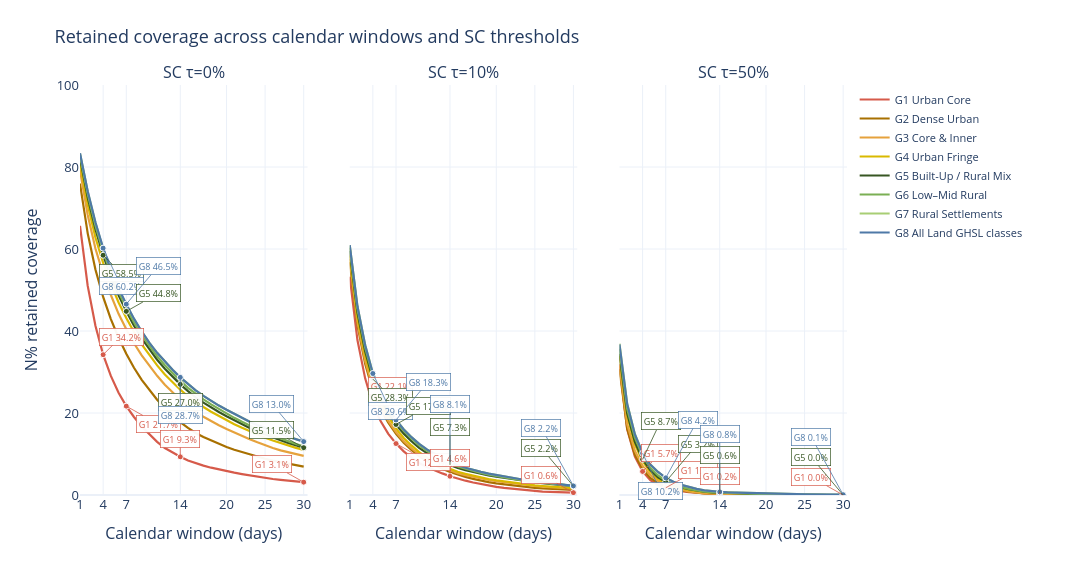

Notebook code cell kept with this figure:
### Code cell
save_fig(
    metric_curve_figure(
        MATRIX, 'n_pct', ALL_GROUPS, [0, 10, 50], 'complete',
        'Retained coverage across calendar windows and SC thresholds',
    ),
    'fig_03c_n_window_curves',
)

### Figure 1 — Plotly figure (JSON) as saved in the notebook; plotly's stock layout.template omitted (floating-point values rounded to 4 significant figures)
{"data": [{"connectgaps": false, "line": {"color": "#D65A4A", "width": 2.2}, "mode": "lines", "name": "G1 Urban Core", "showlegend": true, "type": "scatter", "x": [1, 2, 3, 4, 5, 6, 7, 8, 9, 10, 11, 12, 13, 14, 15, 16, 17, 18, 19, 20, 21, 22, 23, 24, 25, 26, 27, 28, 29, 30], "xaxis": "x", "y": [65.66, 50.99, 41.3, 34.22, 29.04, 24.94, 21.67, 19.03, 16.72, 14.72, 12.96, 11.45, 10.29, 9.309, 8.396, 7.734, 7.164, 6.662, 6.206, 5.818, 5.453, 5.111, 4.768, 4.426, 4.152, 3.901, 3.696, 3.491, 3.308, 3.126], "yaxis": "y"}, {"connectgaps": false, "line": {"color": "#A87000", "width": 2.2}, "mode": "lines", "name": "G2 Dense Urban", "showlegend": true, "type": "scatter", "x": [1, 2, 3, 4, 5, 6, 7, 8, 9, 10, 11, 12, 13, 14, 15, 16, 17, 18, 19, 20, 21, 22, 23, 24, 25, 26, 27, 28, 29, 30], "xaxis": "x", "y": [75.95, 63.81, 54.99, 48.3, 42.92, 38.35, 34.47, 31.03, 28.09, 25.53, 23.25, 21.22, 19.39, 17.77, 16.36, 15.13, 14.15, 13.28, 12.46, 11.7, 11.04, 10.45, 9.879, 9.354, 8.83, 8.373, 7.985, 7.598, 7.255, 6.936], "yaxis": "y"}, {"connectgaps": false, "line": {"color": "#E6A23C", "width": 2.2}, "mode": "lines", "name": "G3 Core & Inner", "showlegend": true, "type": "scatter", "x": [1, 2, 3, 4, 5, 6, 7, 8, 9, 10, 11, 12, 13, 14, 15, 16, 17, 18, 19, 20, 21, 22, 23, 24, 25, 26, 27, 28, 29, 30], "xaxis": "x", "y": [79.19, 68.31, 60.12, 53.91, 48.78, 44.19, 40.41, 37.01, 34.06, 31.44, 29.07, 26.9, 25.01, 23.25, 21.7, 20.26, 19.1, 18.0, 17.02, 16.08, 15.2, 14.37, 13.6, 12.85, 12.11, 11.48, 10.88, 10.38, 9.925, 9.537], "yaxis": "y"}, {"connectgaps": false, "line": {"color": "#D9B900", "width": 2.2}, "mode": "lines", "name": "G4 Urban Fringe", "showlegend": true, "type": "scatter", "x": [1, 2, 3, 4, 5, 6, 7, 8, 9, 10, 11, 12, 13, 14, 15, 16, 17, 18, 19, 20, 21, 22, 23, 24, 25, 26, 27, 28, 29, 30], "xaxis": "x", "y": [81.02, 70.84, 62.81, 56.61, 51.47, 46.95, 43.19, 39.77, 36.73, 34.04, 31.6, 29.39, 27.47, 25.69, 24.09, 22.68, 21.47, 20.31, 19.23, 18.23, 17.27, 16.38, 15.54, 14.72, 13.96, 13.28, 12.64, 12.05, 11.5, 11.02], "yaxis": "y"}, {"connectgaps": false, "line": {"color": "#375623", "width": 2.2}, "mode": "lines", "name": "G5 Built-Up / Rural Mix", "showlegend": true, "type": "scatter", "x": [1, 2, 3, 4, 5, 6, 7, 8, 9, 10, 11, 12, 13, 14, 15, 16, 17, 18, 19, 20, 21, 22, 23, 24, 25, 26, 27, 28, 29, 30], "xaxis": "x", "y": [82.27, 72.58, 64.82, 58.48, 53.18, 48.69, 44.79, 41.27, 38.17, 35.46, 32.99, 30.78, 28.82, 26.99, 25.33, 23.8, 22.52, 21.33, 20.24, 19.21, 18.21, 17.27, 16.36, 15.51, 14.74, 14.03, 13.35, 12.69, 12.07, 11.54], "yaxis": "y"}, {"connectgaps": false, "line": {"color": "#7BAF54", "width": 2.2}, "mode": "lines", "name": "G6 Low–Mid Rural", "showlegend": true, "type": "scatter", "x": [1, 2, 3, 4, 5, 6, 7, 8, 9, 10, 11, 12, 13, 14, 15, 16, 17, 18, 19, 20, 21, 22, 23, 24, 25, 26, 27, 28, 29, 30], "xaxis": "x", "y": [82.89, 73.4, 65.71, 59.39, 54.1, 49.58, 45.68, 42.12, 39.01, 36.28, 33.84, 31.64, 29.68, 27.83, 26.15, 24.62, 23.32, 22.11, 20.94, 19.87, 18.82, 17.84, 16.88, 16.02, 15.22, 14.49, 13.78, 13.1, 12.46, 11.89], "yaxis": "y"}, {"connectgaps": false, "line": {"color": "#A8CE74", "width": 2.2}, "mode": "lines", "name": "G7 Rural Settlements", "showlegend": true, "type": "scatter", "x": [1, 2, 3, 4, 5, 6, 7, 8, 9, 10, 11, 12, 13, 14, 15, 16, 17, 18, 19, 20, 21, 22, 23, 24, 25, 26, 27, 28, 29, 30], "xaxis": "x", "y": [83.32, 74.01, 66.42, 60.1, 54.8, 50.31, 46.45, 42.94, 39.86, 37.1, 34.68, 32.49, 30.53, 28.7, 27.04, 25.51, 24.18, 22.95, 21.81, 20.78, 19.78, 18.82, 17.89, 17.04, 16.27, 15.56, 14.88, 14.21, 13.6, 13.03], "yaxis": "y"}, {"connectgaps": false, "line": {"color": "#4E79A7", "width": 2.2}, "mode": "lines", "name": "G8 All Land GHSL classes", "showlegend": true, "type": "scatter", "x": [1, 2, 3, 4, 5, 6, 7, 8, 9, 10, 11, 12, 13, 14, 15, 16, 17, 18, 19, 20, 21, 22, 23, 24, 25, 26, 27, 28, 29, 30], "xaxis": "x", "y": [83.37, 74.1, 66.53, 60.21, 54.92, 50.42, 46.54, 43.01, 39.88, 37.1, 34.68, 32.49, 30.53, 28.7, 27.04, 25.51, 24.18, 22.95, 21.81, 20.78, 19.78, 18.82, 17.89, 17.04, 16.27, 15.56, 14.88, 14.21, 13.6, 13.03], "yaxis": "y"}, {"marker": {"color": "#D65A4A", "line": {"color": "white", "width": 1}, "size": 6}, "mode": "markers", "showlegend": false, "type": "scatter", "x": [4], "xaxis": "x", "y": [34.22], "yaxis": "y"}, {"marker": {"color": "#375623", "line": {"color": "white", "width": 1}, "size": 6}, "mode": "markers", "showlegend": false, "type": "scatter", "x": [4], "xaxis": "x", "y": [58.48], "yaxis": "y"}, {"marker": {"color": "#4E79A7", "line": {"color": "white", "width": 1}, "size": 6}, "mode": "markers", "showlegend": false, "type": "scatter", "x": [4], "xaxis": "x", "y": [60.21], "yaxis": "y"}, {"marker": {"color": "#D65A4A", "line": {"color": "white", "width": 1}, "size": 6}, "mode": "markers", "showlegend": false, "type": "scatter", "x": [7], "xaxis": "x", "y": [21.67], "yaxis": "y"}, {"marker": {"color": "#375623", "line": {"color": "white", "width": 1}, "size": 6}, "mode": "markers", "showlegend": false, "type": "scatter", "x": [7], "xaxis": "x", "y": [44.79], "yaxis": "y"}, {"marker": {"color": "#4E79A7", "line": {"color": "white", "width": 1}, "size": 6}, "mode": "markers", "showlegend": false, "type": "scatter", "x": [7], "xaxis": "x", "y": [46.54], "yaxis": "y"}, {"marker": {"color": "#D65A4A", "line": {"color": "white", "width": 1}, "size": 6}, "mode": "markers", "showlegend": false, "type": "scatter", "x": [14], "xaxis": "x", "y": [9.309], "yaxis": "y"}, {"marker": {"color": "#375623", "line": {"color": "white", "width": 1}, "size": 6}, "mode": "markers", "showlegend": false, "type": "scatter", "x": [14], "xaxis": "x", "y": [26.99], "yaxis": "y"}, {"marker": {"color": "#4E79A7", "line": {"color": "white", "width": 1}, "size": 6}, "mode": "markers", "showlegend": false, "type": "scatter", "x": [14], "xaxis": "x", "y": [28.7], "yaxis": "y"}, {"marker": {"color": "#D65A4A", "line": {"color": "white", "width": 1}, "size": 6}, "mode": "markers", "showlegend": false, "type": "scatter", "x": [30], "xaxis": "x", "y": [3.126], "yaxis": "y"}, {"marker": {"color": "#375623", "line": {"color": "white", "width": 1}, "size": 6}, "mode": "markers", "showlegend": false, "type": "scatter", "x": [30], "xaxis": "x", "y": [11.54], "yaxis": "y"}, {"marker": {"color": "#4E79A7", "line": {"color": "white", "width": 1}, "size": 6}, "mode": "markers", "showlegend": false, "type": "scatter", "x": [30], "xaxis": "x", "y": [13.03], "yaxis": "y"}, {"connectgaps": false, "line": {"color": "#D65A4A", "width": 2.2}, "mode": "lines", "name": "G1 Urban Core", "showlegend": false, "type": "scatter", "x": [1, 2, 3, 4, 5, 6, 7, 8, 9, 10, 11, 12, 13, 14, 15, 16, 17, 18, 19, 20, 21, 22, 23, 24, 25, 26, 27, 28, 29, 30], "xaxis": "x2", "y": [53.25, 37.78, 28.45, 22.13, 18.02, 14.92, 12.55, 10.65, 9.126, 7.803, 6.845, 6.0, 5.27, 4.563, 3.97, 3.491, 3.057, 2.647, 2.282, 1.985, 1.734, 1.529, 1.323, 1.164, 1.004, 0.8442, 0.7757, 0.7073, 0.6388, 0.5704], "yaxis": "y2"}, {"connectgaps": false, "line": {"color": "#A87000", "width": 2.2}, "mode": "lines", "name": "G2 Dense Urban", "showlegend": false, "type": "scatter", "x": [1, 2, 3, 4, 5, 6, 7, 8, 9, 10, 11, 12, 13, 14, 15, 16, 17, 18, 19, 20, 21, 22, 23, 24, 25, 26, 27, 28, 29, 30], "xaxis": "x2", "y": [56.81, 41.41, 31.99, 25.37, 20.92, 17.64, 14.94, 12.78, 11.02, 9.468, 8.282, 7.278, 6.411, 5.59, 4.928, 4.426, 3.947, 3.514, 3.126, 2.852, 2.601, 2.373, 2.145, 1.939, 1.757, 1.597, 1.506, 1.415, 1.323, 1.232], "yaxis": "y2"}, {"connectgaps": false, "line": {"color": "#E6A23C", "width": 2.2}, "mode": "lines", "name": "G3 Core & Inner", "showlegend": false, "type": "scatter", "x": [1, 2, 3, 4, 5, 6, 7, 8, 9, 10, 11, 12, 13, 14, 15, 16, 17, 18, 19, 20, 21, 22, 23, 24, 25, 26, 27, 28, 29, 30], "xaxis": "x2", "y": [57.54, 42.25, 32.79, 26.08, 21.47, 18.09, 15.35, 13.14, 11.41, 9.833, 8.624, 7.62, 6.799, 6.023, 5.339, 4.86, 4.403, 4.016, 3.673, 3.377, 3.103, 2.852, 2.624, 2.396, 2.19, 2.008, 1.894, 1.78, 1.666, 1.551], "yaxis": "y2"}, {"connectgaps": false, "line": {"color": "#D9B900", "width": 2.2}, "mode": "lines", "name": "G4 Urban Fringe", "showlegend": false, "type": "scatter", "x": [1, 2, 3, 4, 5, 6, 7, 8, 9, 10, 11, 12, 13, 14, 15, 16, 17, 18, 19, 20, 21, 22, 23, 24, 25, 26, 27, 28, 29, 30], "xaxis": "x2", "y": [58.43, 43.33, 34.09, 27.38, 22.63, 19.12, 16.22, 13.92, 12.09, 10.45, 9.172, 8.122, 7.232, 6.388, 5.681, 5.179, 4.7, 4.289, 3.901, 3.605, 3.331, 3.057, 2.783, 2.533, 2.35, 2.19, 2.053, 1.916, 1.78, 1.666], "yaxis": "y2"}, {"connectgaps": false, "line": {"color": "#375623", "width": 2.2}, "mode": "lines", "name": "G5 Built-Up / Rural Mix", "showlegend": false, "type": "scatter", "x": [1, 2, 3, 4, 5, 6, 7, 8, 9, 10, 11, 12, 13, 14, 15, 16, 17, 18, 19, 20, 21, 22, 23, 24, 25, 26, 27, 28, 29, 30], "xaxis": "x2", "y": [59.53, 44.47, 35.09, 28.27, 23.48, 20.03, 17.2, 14.97, 13.12, 11.5, 10.22, 9.149, 8.236, 7.347, 6.594, 6.069, 5.59, 5.179, 4.791, 4.472, 4.175, 3.879, 3.605, 3.331, 3.103, 2.898, 2.715, 2.533, 2.35, 2.167], "yaxis": "y2"}, {"connectgaps": false, "line": {"color": "#7BAF54", "width": 2.2}, "mode": "lines", "name": "G6 Low–Mid Rural", "showlegend": false, "type": "scatter", "x": [1, 2, 3, 4, 5, 6, 7, 8, 9, 10, 11, 12, 13, 14, 15, 16, 17, 18, 19, 20, 21, 22, 23, 24, 25, 26, 27, 28, 29, 30], "xaxis": "x2", "y": [60.3, 45.4, 35.91, 29.07, 24.3, 20.81, 17.93, 15.65, 13.78, 12.11, 10.79, 9.674, 8.715, 7.78, 6.959, 6.388, 5.841, 5.407, 4.974, 4.609, 4.289, 3.97, 3.673, 3.399, 3.171, 2.966, 2.783, 2.601, 2.418, 2.236], "yaxis": "y2"}, {"connectgaps": false, "line": {"color": "#A8CE74", "width": 2.2}, "mode": "lines", "name": "G7 Rural Settlements", "showlegend": false, "type": "scatter", "x": [1, 2, 3, 4, 5, 6, 7, 8, 9, 10, 11, 12, 13, 14, 15, 16, 17, 18, 19, 20, 21, 22, 23, 24, 25, 26, 27, 28, 29, 30], "xaxis": "x2", "y": [60.96, 46.09, 36.62, 29.75, 24.89, 21.31, 18.39, 16.04, 14.15, 12.48, 11.13, 9.993, 9.012, 8.077, 7.255, 6.639, 6.092, 5.635, 5.202, 4.837, 4.517, 4.198, 3.901, 3.605, 3.354, 3.126, 2.898, 2.669, 2.441, 2.213], "yaxis": "y2"}, {"connectgaps": false, "line": {"color": "#4E79A7", "width": 2.2}, "mode": "lines", "name": "G8 All Land GHSL classes", "showlegend": false, "type": "scatter", "x": [1, 2, 3, 4, 5, 6, 7, 8, 9, 10, 11, 12, 13, 14, 15, 16, 17, 18, 19, 20, 21, 22, 23, 24, 25, 26, 27, 28, 29, 30], "xaxis": "x2", "y": [60.92, 46.02, 36.53, 29.64, 24.75, 21.2, 18.3, 15.97, 14.1, 12.46, 11.13, 9.993, 9.012, 8.077, 7.255, 6.639, 6.092, 5.635, 5.202, 4.837, 4.517, 4.198, 3.901, 3.605, 3.354, 3.126, 2.898, 2.669, 2.441, 2.213], "yaxis": "y2"}, {"marker": {"color": "#D65A4A", "line": {"color": "white", "width": 1}, "size": 6}, "mode": "markers", "showlegend": false, "type": "scatter", "x": [4], "xaxis": "x2", "y": [22.13], "yaxis": "y2"}, {"marker": {"color": "#375623", "line": {"color": "white", "width": 1}, "size": 6}, "mode": "markers", "showlegend": false, "type": "scatter", "x": [4], "xaxis": "x2", "y": [28.27], "yaxis": "y2"}, {"marker": {"color": "#4E79A7", "line": {"color": "white", "width": 1}, "size": 6}, "mode": "markers", "showlegend": false, "type": "scatter", "x": [4], "xaxis": "x2", "y": [29.64], "yaxis": "y2"}, {"marker": {"color": "#D65A4A", "line": {"color": "white", "width": 1}, "size": 6}, "mode": "markers", "showlegend": false, "type": "scatter", "x": [7], "xaxis": "x2", "y": [12.55], "yaxis": "y2"}, {"marker": {"color": "#375623", "line": {"color": "white", "width": 1}, "size": 6}, "mode": "markers", "showlegend": false, "type": "scatter", "x": [7], "xaxis": "x2", "y": [17.2], "yaxis": "y2"}, {"marker": {"color": "#4E79A7", "line": {"color": "white", "width": 1}, "size": 6}, "mode": "markers", "showlegend": false, "type": "scatter", "x": [7], "xaxis": "x2", "y": [18.3], "yaxis": "y2"}, {"marker": {"color": "#D65A4A", "line": {"color": "white", "width": 1}, "size": 6}, "mode": "markers", "showlegend": false, "type": "scatter", "x": [14], "xaxis": "x2", "y": [4.563], "yaxis": "y2"}, {"marker": {"color": "#375623", "line": {"color": "white", "width": 1}, "size": 6}, "mode": "markers", "showlegend": false, "type": "scatter", "x": [14], "xaxis": "x2", "y": [7.347], "yaxis": "y2"}, {"marker": {"color": "#4E79A7", "line": {"color": "white", "width": 1}, "size": 6}, "mode": "markers", "showlegend": false, "type": "scatter", "x": [14], "xaxis": "x2", "y": [8.077], "yaxis": "y2"}, {"marker": {"color": "#D65A4A", "line": {"color": "white", "width": 1}, "size": 6}, "mode": "markers", "showlegend": false, "type": "scatter", "x": [30], "xaxis": "x2", "y": [0.5704], "yaxis": "y2"}, {"marker": {"color": "#375623", "line": {"color": "white", "width": 1}, "size": 6}, "mode": "markers", "showlegend": false, "type": "scatter", "x": [30], "xaxis": "x2", "y": [2.167], "yaxis": "y2"}, {"marker": {"color": "#4E79A7", "line": {"color": "white", "width": 1}, "size": 6}, "mode": "markers", "showlegend": false, "type": "scatter", "x": [30], "xaxis": "x2", "y": [2.213], "yaxis": "y2"}, {"connectgaps": false, "line": {"color": "#D65A4A", "width": 2.2}, "mode": "lines", "name": "G1 Urban Core", "showlegend": false, "type": "scatter", "x": [1, 2, 3, 4, 5, 6, 7, 8, 9, 10, 11, 12, 13, 14, 15, 16, 17, 18, 19, 20, 21, 22, 23, 24, 25, 26, 27, 28, 29, 30], "xaxis": "x3", "y": [31.87, 16.02, 9.377, 5.749, 3.628, 2.464, 1.757, 1.3, 0.9354, 0.6845, 0.5248, 0.3879, 0.2966, 0.2282, 0.1825, 0.1369, 0.09126, 0.06845, 0.04563, 0.02282, 0.0, 0.0, 0.0, 0.0, 0.0, 0.0, 0.0, 0.0, 0.0, 0.0], "yaxis": "y3"}, {"connectgaps": false, "line": {"color": "#A87000", "width": 2.2}, "mode": "lines", "name": "G2 Dense Urban", "showlegend": false, "type": "scatter", "x": [1, 2, 3, 4, 5, 6, 7, 8, 9, 10, 11, 12, 13, 14, 15, 16, 17, 18, 19, 20, 21, 22, 23, 24, 25, 26, 27, 28, 29, 30], "xaxis": "x3", "y": [30.71, 16.24, 9.811, 6.32, 4.152, 2.898, 2.053, 1.551, 1.118, 0.8214, 0.5932, 0.4107, 0.3194, 0.2738, 0.2282, 0.1825, 0.1369, 0.1141, 0.09126, 0.06845, 0.04563, 0.02282, 0.0, 0.0, 0.0, 0.0, 0.0, 0.0, 0.0, 0.0], "yaxis": "y3"}, {"connectgaps": false, "line": {"color": "#E6A23C", "width": 2.2}, "mode": "lines", "name": "G3 Core & Inner", "showlegend": false, "type": "scatter", "x": [1, 2, 3, 4, 5, 6, 7, 8, 9, 10, 11, 12, 13, 14, 15, 16, 17, 18, 19, 20, 21, 22, 23, 24, 25, 26, 27, 28, 29, 30], "xaxis": "x3", "y": [31.55, 17.32, 10.79, 7.096, 4.837, 3.445, 2.487, 1.825, 1.278, 0.8898, 0.616, 0.4107, 0.3194, 0.2738, 0.2282, 0.1825, 0.1369, 0.1141, 0.09126, 0.06845, 0.04563, 0.02282, 0.0, 0.0, 0.0, 0.0, 0.0, 0.0, 0.0, 0.0], "yaxis": "y3"}, {"connectgaps": false, "line": {"color": "#D9B900", "width": 2.2}, "mode": "lines", "name": "G4 Urban Fringe", "showlegend": false, "type": "scatter", "x": [1, 2, 3, 4, 5, 6, 7, 8, 9, 10, 11, 12, 13, 14, 15, 16, 17, 18, 19, 20, 21, 22, 23, 24, 25, 26, 27, 28, 29, 30], "xaxis": "x3", "y": [33.99, 19.3, 12.37, 8.259, 5.59, 3.924, 2.852, 2.167, 1.643, 1.255, 0.9582, 0.7529, 0.6388, 0.5476, 0.4791, 0.4107, 0.3422, 0.2966, 0.251, 0.2053, 0.1597, 0.1141, 0.06845, 0.04563, 0.02282, 0.0, 0.0, 0.0, 0.0, 0.0], "yaxis": "y3"}, {"connectgaps": false, "line": {"color": "#375623", "width": 2.2}, "mode": "lines", "name": "G5 Built-Up / Rural Mix", "showlegend": false, "type": "scatter", "x": [1, 2, 3, 4, 5, 6, 7, 8, 9, 10, 11, 12, 13, 14, 15, 16, 17, 18, 19, 20, 21, 22, 23, 24, 25, 26, 27, 28, 29, 30], "xaxis": "x3", "y": [34.41, 19.92, 12.94, 8.693, 6.092, 4.312, 3.217, 2.464, 1.871, 1.437, 1.072, 0.8214, 0.6616, 0.5704, 0.4791, 0.4107, 0.3422, 0.2966, 0.251, 0.2053, 0.1597, 0.1141, 0.06845, 0.04563, 0.02282, 0.0, 0.0, 0.0, 0.0, 0.0], "yaxis": "y3"}, {"connectgaps": false, "line": {"color": "#7BAF54", "width": 2.2}, "mode": "lines", "name": "G6 Low–Mid Rural", "showlegend": false, "type": "scatter", "x": [1, 2, 3, 4, 5, 6, 7, 8, 9, 10, 11, 12, 13, 14, 15, 16, 17, 18, 19, 20, 21, 22, 23, 24, 25, 26, 27, 28, 29, 30], "xaxis": "x3", "y": [35.57, 21.04, 13.96, 9.491, 6.639, 4.768, 3.468, 2.647, 1.985, 1.483, 1.118, 0.8442, 0.6845, 0.5932, 0.5019, 0.4335, 0.365, 0.2966, 0.251, 0.2053, 0.1597, 0.1141, 0.06845, 0.04563, 0.02282, 0.0, 0.0, 0.0, 0.0, 0.0], "yaxis": "y3"}, {"connectgaps": false, "line": {"color": "#A8CE74", "width": 2.2}, "mode": "lines", "name": "G7 Rural Settlements", "showlegend": false, "type": "scatter", "x": [1, 2, 3, 4, 5, 6, 7, 8, 9, 10, 11, 12, 13, 14, 15, 16, 17, 18, 19, 20, 21, 22, 23, 24, 25, 26, 27, 28, 29, 30], "xaxis": "x3", "y": [36.89, 22.34, 14.88, 10.27, 7.438, 5.613, 4.175, 3.217, 2.464, 1.894, 1.483, 1.118, 0.8898, 0.7529, 0.6616, 0.5932, 0.5248, 0.4563, 0.4107, 0.365, 0.3194, 0.2738, 0.2282, 0.2053, 0.1825, 0.1597, 0.1369, 0.1141, 0.09126, 0.06845], "yaxis": "y3"}, {"connectgaps": false, "line": {"color": "#4E79A7", "width": 2.2}, "mode": "lines", "name": "G8 All Land GHSL classes", "showlegend": false, "type": "scatter", "x": [1, 2, 3, 4, 5, 6, 7, 8, 9, 10, 11, 12, 13, 14, 15, 16, 17, 18, 19, 20, 21, 22, 23, 24, 25, 26, 27, 28, 29, 30], "xaxis": "x3", "y": [36.73, 22.18, 14.76, 10.2, 7.415, 5.613, 4.175, 3.217, 2.464, 1.894, 1.483, 1.118, 0.8898, 0.7529, 0.6616, 0.5932, 0.5248, 0.4563, 0.4107, 0.365, 0.3194, 0.2738, 0.2282, 0.2053, 0.1825, 0.1597, 0.1369, 0.1141, 0.09126, 0.06845], "yaxis": "y3"}, {"marker": {"color": "#D65A4A", "line": {"color": "white", "width": 1}, "size": 6}, "mode": "markers", "showlegend": false, "type": "scatter", "x": [4], "xaxis": "x3", "y": [5.749], "yaxis": "y3"}, {"marker": {"color": "#375623", "line": {"color": "white", "width": 1}, "size": 6}, "mode": "markers", "showlegend": false, "type": "scatter", "x": [4], "xaxis": "x3", "y": [8.693], "yaxis": "y3"}, {"marker": {"color": "#4E79A7", "line": {"color": "white", "width": 1}, "size": 6}, "mode": "markers", "showlegend": false, "type": "scatter", "x": [4], "xaxis": "x3", "y": [10.2], "yaxis": "y3"}, {"marker": {"color": "#D65A4A", "line": {"color": "white", "width": 1}, "size": 6}, "mode": "markers", "showlegend": false, "type": "scatter", "x": [7], "xaxis": "x3", "y": [1.757], "yaxis": "y3"}, {"marker": {"color": "#375623", "line": {"color": "white", "width": 1}, "size": 6}, "mode": "markers", "showlegend": false, "type": "scatter", "x": [7], "xaxis": "x3", "y": [3.217], "yaxis": "y3"}, {"marker": {"color": "#4E79A7", "line": {"color": "white", "width": 1}, "size": 6}, "mode": "markers", "showlegend": false, "type": "scatter", "x": [7], "xaxis": "x3", "y": [4.175], "yaxis": "y3"}, {"marker": {"color": "#D65A4A", "line": {"color": "white", "width": 1}, "size": 6}, "mode": "markers", "showlegend": false, "type": "scatter", "x": [14], "xaxis": "x3", "y": [0.2282], "yaxis": "y3"}, {"marker": {"color": "#375623", "line": {"color": "white", "width": 1}, "size": 6}, "mode": "markers", "showlegend": false, "type": "scatter", "x": [14], "xaxis": "x3", "y": [0.5704], "yaxis": "y3"}, {"marker": {"color": "#4E79A7", "line": {"color": "white", "width": 1}, "size": 6}, "mode": "markers", "showlegend": false, "type": "scatter", "x": [14], "xaxis": "x3", "y": [0.7529], "yaxis": "y3"}, {"marker": {"color": "#D65A4A", "line": {"color": "white", "width": 1}, "size": 6}, "mode": "markers", "showlegend": false, "type": "scatter", "x": [30], "xaxis": "x3", "y": [0], "yaxis": "y3"}, {"marker": {"color": "#375623", "line": {"color": "white", "width": 1}, "size": 6}, "mode": "markers", "showlegend": false, "type": "scatter", "x": [30], "xaxis": "x3", "y": [0], "yaxis": "y3"}, {"marker": {"color": "#4E79A7", "line": {"color": "white", "width": 1}, "size": 6}, "mode": "markers", "showlegend": false, "type": "scatter", "x": [30], "xaxis": "x3", "y": [0.06845], "yaxis": "y3"}], "layout": {"annotations": [{"font": {"size": 16}, "showarrow": false, "text": "SC τ=0%", "x": 0.1483, "xanchor": "center", "xref": "paper", "y": 1, "yanchor": "bottom", "yref": "paper"}, {"font": {"size": 16}, "showarrow": false, "text": "SC τ=10%", "x": 0.5, "xanchor": "center", "xref": "paper", "y": 1, "yanchor": "bottom", "yref": "paper"}, {"font": {"size": 16}, "showarrow": false, "text": "SC τ=50%", "x": 0.8517, "xanchor": "center", "xref": "paper", "y": 1, "yanchor": "bottom", "yref": "paper"}, {"arrowcolor": "#D65A4A", "arrowhead": 0, "arrowwidth": 0.8, "ax": 18, "ay": -18, "bgcolor": "rgba(255,255,255,.95)", "bordercolor": "#D65A4A", "borderpad": 2, "borderwidth": 0.7, "font": {"color": "#D65A4A", "size": 9}, "showarrow": true, "text": "G1 34.2%", "x": 4, "xref": "x", "y": 34.22, "yref": "y"}, {"arrowcolor": "#375623", "arrowhead": 0, "arrowwidth": 0.8, "ax": 18, "ay": 18, "bgcolor": "rgba(255,255,255,.95)", "bordercolor": "#375623", "borderpad": 2, "borderwidth": 0.7, "font": {"color": "#375623", "size": 9}, "showarrow": true, "text": "G5 58.5%", "x": 4, "xref": "x", "y": 58.48, "yref": "y"}, {"arrowcolor": "#4E79A7", "arrowhead": 0, "arrowwidth": 0.8, "ax": 18, "ay": 38, "bgcolor": "rgba(255,255,255,.95)", "bordercolor": "#4E79A7", "borderpad": 2, "borderwidth": 0.7, "font": {"color": "#4E79A7", "size": 9}, "showarrow": true, "text": "G8 60.2%", "x": 4, "xref": "x", "y": 60.21, "yref": "y"}, {"arrowcolor": "#D65A4A", "arrowhead": 0, "arrowwidth": 0.8, "ax": 32, "ay": 18, "bgcolor": "rgba(255,255,255,.95)", "bordercolor": "#D65A4A", "borderpad": 2, "borderwidth": 0.7, "font": {"color": "#D65A4A", "size": 9}, "showarrow": true, "text": "G1 21.7%", "x": 7, "xref": "x", "y": 21.67, "yref": "y"}, {"arrowcolor": "#375623", "arrowhead": 0, "arrowwidth": 0.8, "ax": 32, "ay": -18, "bgcolor": "rgba(255,255,255,.95)", "bordercolor": "#375623", "borderpad": 2, "borderwidth": 0.7, "font": {"color": "#375623", "size": 9}, "showarrow": true, "text": "G5 44.8%", "x": 7, "xref": "x", "y": 44.79, "yref": "y"}, {"arrowcolor": "#4E79A7", "arrowhead": 0, "arrowwidth": 0.8, "ax": 32, "ay": -38, "bgcolor": "rgba(255,255,255,.95)", "bordercolor": "#4E79A7", "borderpad": 2, "borderwidth": 0.7, "font": {"color": "#4E79A7", "size": 9}, "showarrow": true, "text": "G8 46.5%", "x": 7, "xref": "x", "y": 46.54, "yref": "y"}, {"arrowcolor": "#D65A4A", "arrowhead": 0, "arrowwidth": 0.8, "ax": 0, "ay": -18, "bgcolor": "rgba(255,255,255,.95)", "bordercolor": "#D65A4A", "borderpad": 2, "borderwidth": 0.7, "font": {"color": "#D65A4A", "size": 9}, "showarrow": true, "text": "G1 9.3%", "x": 14, "xref": "x", "y": 9.309, "yref": "y"}, {"arrowcolor": "#375623", "arrowhead": 0, "arrowwidth": 0.8, "ax": 0, "ay": 18, "bgcolor": "rgba(255,255,255,.95)", "bordercolor": "#375623", "borderpad": 2, "borderwidth": 0.7, "font": {"color": "#375623", "size": 9}, "showarrow": true, "text": "G5 27.0%", "x": 14, "xref": "x", "y": 26.99, "yref": "y"}, {"arrowcolor": "#4E79A7", "arrowhead": 0, "arrowwidth": 0.8, "ax": 0, "ay": 38, "bgcolor": "rgba(255,255,255,.95)", "bordercolor": "#4E79A7", "borderpad": 2, "borderwidth": 0.7, "font": {"color": "#4E79A7", "size": 9}, "showarrow": true, "text": "G8 28.7%", "x": 14, "xref": "x", "y": 28.7, "yref": "y"}, {"arrowcolor": "#D65A4A", "arrowhead": 0, "arrowwidth": 0.8, "ax": -32, "ay": -18, "bgcolor": "rgba(255,255,255,.95)", "bordercolor": "#D65A4A", "borderpad": 2, "borderwidth": 0.7, "font": {"color": "#D65A4A", "size": 9}, "showarrow": true, "text": "G1 3.1%", "x": 30, "xref": "x", "y": 3.126, "yref": "y"}, {"arrowcolor": "#375623", "arrowhead": 0, "arrowwidth": 0.8, "ax": -32, "ay": -18, "bgcolor": "rgba(255,255,255,.95)", "bordercolor": "#375623", "borderpad": 2, "borderwidth": 0.7, "font": {"color": "#375623", "size": 9}, "showarrow": true, "text": "G5 11.5%", "x": 30, "xref": "x", "y": 11.54, "yref": "y"}, {"arrowcolor": "#4E79A7", "arrowhead": 0, "arrowwidth": 0.8, "ax": -32, "ay": -38, "bgcolor": "rgba(255,255,255,.95)", "bordercolor": "#4E79A7", "borderpad": 2, "borderwidth": 0.7, "font": {"color": "#4E79A7", "size": 9}, "showarrow": true, "text": "G8 13.0%", "x": 30, "xref": "x", "y": 13.03, "yref": "y"}, {"arrowcolor": "#D65A4A", "arrowhead": 0, "arrowwidth": 0.8, "ax": 18, "ay": -18, "bgcolor": "rgba(255,255,255,.95)", "bordercolor": "#D65A4A", "borderpad": 2, "borderwidth": 0.7, "font": {"color": "#D65A4A", "size": 9}, "showarrow": true, "text": "G1 22.1%", "x": 4, "xref": "x2", "y": 22.13, "yref": "y2"}, {"arrowcolor": "#375623", "arrowhead": 0, "arrowwidth": 0.8, "ax": 18, "ay": 18, "bgcolor": "rgba(255,255,255,.95)", "bordercolor": "#375623", "borderpad": 2, "borderwidth": 0.7, "font": {"color": "#375623", "size": 9}, "showarrow": true, "text": "G5 28.3%", "x": 4, "xref": "x2", "y": 28.27, "yref": "y2"}, {"arrowcolor": "#4E79A7", "arrowhead": 0, "arrowwidth": 0.8, "ax": 18, "ay": 38, "bgcolor": "rgba(255,255,255,.95)", "bordercolor": "#4E79A7", "borderpad": 2, "borderwidth": 0.7, "font": {"color": "#4E79A7", "size": 9}, "showarrow": true, "text": "G8 29.6%", "x": 4, "xref": "x2", "y": 29.64, "yref": "y2"}, {"arrowcolor": "#D65A4A", "arrowhead": 0, "arrowwidth": 0.8, "ax": 32, "ay": 18, "bgcolor": "rgba(255,255,255,.95)", "bordercolor": "#D65A4A", "borderpad": 2, "borderwidth": 0.7, "font": {"color": "#D65A4A", "size": 9}, "showarrow": true, "text": "G1 12.5%", "x": 7, "xref": "x2", "y": 12.55, "yref": "y2"}, {"arrowcolor": "#375623", "arrowhead": 0, "arrowwidth": 0.8, "ax": 32, "ay": -18, "bgcolor": "rgba(255,255,255,.95)", "bordercolor": "#375623", "borderpad": 2, "borderwidth": 0.7, "font": {"color": "#375623", "size": 9}, "showarrow": true, "text": "G5 17.2%", "x": 7, "xref": "x2", "y": 17.2, "yref": "y2"}, {"arrowcolor": "#4E79A7", "arrowhead": 0, "arrowwidth": 0.8, "ax": 32, "ay": -38, "bgcolor": "rgba(255,255,255,.95)", "bordercolor": "#4E79A7", "borderpad": 2, "borderwidth": 0.7, "font": {"color": "#4E79A7", "size": 9}, "showarrow": true, "text": "G8 18.3%", "x": 7, "xref": "x2", "y": 18.3, "yref": "y2"}, {"arrowcolor": "#D65A4A", "arrowhead": 0, "arrowwidth": 0.8, "ax": 0, "ay": -18, "bgcolor": "rgba(255,255,255,.95)", "bordercolor": "#D65A4A", "borderpad": 2, "borderwidth": 0.7, "font": {"color": "#D65A4A", "size": 9}, "showarrow": true, "text": "G1 4.6%", "x": 14, "xref": "x2", "y": 4.563, "yref": "y2"}, {"arrowcolor": "#375623", "arrowhead": 0, "arrowwidth": 0.8, "ax": 0, "ay": -38, "bgcolor": "rgba(255,255,255,.95)", "bordercolor": "#375623", "borderpad": 2, "borderwidth": 0.7, "font": {"color": "#375623", "size": 9}, "showarrow": true, "text": "G5 7.3%", "x": 14, "xref": "x2", "y": 7.347, "yref": "y2"}, {"arrowcolor": "#4E79A7", "arrowhead": 0, "arrowwidth": 0.8, "ax": 0, "ay": -58, "bgcolor": "rgba(255,255,255,.95)", "bordercolor": "#4E79A7", "borderpad": 2, "borderwidth": 0.7, "font": {"color": "#4E79A7", "size": 9}, "showarrow": true, "text": "G8 8.1%", "x": 14, "xref": "x2", "y": 8.077, "yref": "y2"}, {"arrowcolor": "#D65A4A", "arrowhead": 0, "arrowwidth": 0.8, "ax": -32, "ay": -18, "bgcolor": "rgba(255,255,255,.95)", "bordercolor": "#D65A4A", "borderpad": 2, "borderwidth": 0.7, "font": {"color": "#D65A4A", "size": 9}, "showarrow": true, "text": "G1 0.6%", "x": 30, "xref": "x2", "y": 0.5704, "yref": "y2"}, {"arrowcolor": "#375623", "arrowhead": 0, "arrowwidth": 0.8, "ax": -32, "ay": -38, "bgcolor": "rgba(255,255,255,.95)", "bordercolor": "#375623", "borderpad": 2, "borderwidth": 0.7, "font": {"color": "#375623", "size": 9}, "showarrow": true, "text": "G5 2.2%", "x": 30, "xref": "x2", "y": 2.167, "yref": "y2"}, {"arrowcolor": "#4E79A7", "arrowhead": 0, "arrowwidth": 0.8, "ax": -32, "ay": -58, "bgcolor": "rgba(255,255,255,.95)", "bordercolor": "#4E79A7", "borderpad": 2, "borderwidth": 0.7, "font": {"color": "#4E79A7", "size": 9}, "showarrow": true, "text": "G8 2.2%", "x": 30, "xref": "x2", "y": 2.213, "yref": "y2"}, {"arrowcolor": "#D65A4A", "arrowhead": 0, "arrowwidth": 0.8, "ax": 18, "ay": -18, "bgcolor": "rgba(255,255,255,.95)", "bordercolor": "#D65A4A", "borderpad": 2, "borderwidth": 0.7, "font": {"color": "#D65A4A", "size": 9}, "showarrow": true, "text": "G1 5.7%", "x": 4, "xref": "x3", "y": 5.749, "yref": "y3"}, {"arrowcolor": "#375623", "arrowhead": 0, "arrowwidth": 0.8, "ax": 18, "ay": -38, "bgcolor": "rgba(255,255,255,.95)", "bordercolor": "#375623", "borderpad": 2, "borderwidth": 0.7, "font": {"color": "#375623", "size": 9}, "showarrow": true, "text": "G5 8.7%", "x": 4, "xref": "x3", "y": 8.693, "yref": "y3"}, {"arrowcolor": "#4E79A7", "arrowhead": 0, "arrowwidth": 0.8, "ax": 18, "ay": 38, "bgcolor": "rgba(255,255,255,.95)", "bordercolor": "#4E79A7", "borderpad": 2, "borderwidth": 0.7, "font": {"color": "#4E79A7", "size": 9}, "showarrow": true, "text": "G8 10.2%", "x": 4, "xref": "x3", "y": 10.2, "yref": "y3"}, {"arrowcolor": "#D65A4A", "arrowhead": 0, "arrowwidth": 0.8, "ax": 32, "ay": -18, "bgcolor": "rgba(255,255,255,.95)", "bordercolor": "#D65A4A", "borderpad": 2, "borderwidth": 0.7, "font": {"color": "#D65A4A", "size": 9}, "showarrow": true, "text": "G1 1.8%", "x": 7, "xref": "x3", "y": 1.757, "yref": "y3"}, {"arrowcolor": "#375623", "arrowhead": 0, "arrowwidth": 0.8, "ax": 32, "ay": -38, "bgcolor": "rgba(255,255,255,.95)", "bordercolor": "#375623", "borderpad": 2, "borderwidth": 0.7, "font": {"color": "#375623", "size": 9}, "showarrow": true, "text": "G5 3.2%", "x": 7, "xref": "x3", "y": 3.217, "yref": "y3"}, {"arrowcolor": "#4E79A7", "arrowhead": 0, "arrowwidth": 0.8, "ax": 32, "ay": -58, "bgcolor": "rgba(255,255,255,.95)", "bordercolor": "#4E79A7", "borderpad": 2, "borderwidth": 0.7, "font": {"color": "#4E79A7", "size": 9}, "showarrow": true, "text": "G8 4.2%", "x": 7, "xref": "x3", "y": 4.175, "yref": "y3"}, {"arrowcolor": "#D65A4A", "arrowhead": 0, "arrowwidth": 0.8, "ax": 0, "ay": -18, "bgcolor": "rgba(255,255,255,.95)", "bordercolor": "#D65A4A", "borderpad": 2, "borderwidth": 0.7, "font": {"color": "#D65A4A", "size": 9}, "showarrow": true, "text": "G1 0.2%", "x": 14, "xref": "x3", "y": 0.2282, "yref": "y3"}, {"arrowcolor": "#375623", "arrowhead": 0, "arrowwidth": 0.8, "ax": 0, "ay": -38, "bgcolor": "rgba(255,255,255,.95)", "bordercolor": "#375623", "borderpad": 2, "borderwidth": 0.7, "font": {"color": "#375623", "size": 9}, "showarrow": true, "text": "G5 0.6%", "x": 14, "xref": "x3", "y": 0.5704, "yref": "y3"}, {"arrowcolor": "#4E79A7", "arrowhead": 0, "arrowwidth": 0.8, "ax": 0, "ay": -58, "bgcolor": "rgba(255,255,255,.95)", "bordercolor": "#4E79A7", "borderpad": 2, "borderwidth": 0.7, "font": {"color": "#4E79A7", "size": 9}, "showarrow": true, "text": "G8 0.8%", "x": 14, "xref": "x3", "y": 0.7529, "yref": "y3"}, {"arrowcolor": "#D65A4A", "arrowhead": 0, "arrowwidth": 0.8, "ax": -32, "ay": -18, "bgcolor": "rgba(255,255,255,.95)", "bordercolor": "#D65A4A", "borderpad": 2, "borderwidth": 0.7, "font": {"color": "#D65A4A", "size": 9}, "showarrow": true, "text": "G1 0.0%", "x": 30, "xref": "x3", "y": 0, "yref": "y3"}, {"arrowcolor": "#375623", "arrowhead": 0, "arrowwidth": 0.8, "ax": -32, "ay": -38, "bgcolor": "rgba(255,255,255,.95)", "bordercolor": "#375623", "borderpad": 2, "borderwidth": 0.7, "font": {"color": "#375623", "size": 9}, "showarrow": true, "text": "G5 0.0%", "x": 30, "xref": "x3", "y": 0, "yref": "y3"}, {"arrowcolor": "#4E79A7", "arrowhead": 0, "arrowwidth": 0.8, "ax": -32, "ay": -58, "bgcolor": "rgba(255,255,255,.95)", "bordercolor": "#4E79A7", "borderpad": 2, "borderwidth": 0.7, "font": {"color": "#4E79A7", "size": 9}, "showarrow": true, "text": "G8 0.1%", "x": 30, "xref": "x3", "y": 0.06845, "yref": "y3"}], "font": {"color": "#233B60", "size": 13}, "height": 580, "legend": {"font": {"size": 11}, "x": 1.01, "y": 1}, "margin": {"b": 85, "l": 80, "r": 245, "t": 85}, "paper_bgcolor": "rgba(0,0,0,0)", "title": {"text": "Retained coverage across calendar windows and SC thresholds"}, "width": 1650, "xaxis": {"anchor": "y", "domain": [0, 0.2967], "range": [1, 30.5], "tickvals": [1, 4, 7, 14, 20, 25, 30], "title": {"text": "Calendar window (days)"}}, "xaxis2": {"anchor": "y2", "domain": [0.3517, 0.6483], "range": [1, 30.5], "tickvals": [1, 4, 7, 14, 20, 25, 30], "title": {"text": "Calendar window (days)"}}, "xaxis3": {"anchor": "y3", "domain": [0.7033, 1], "range": [1, 30.5], "tickvals": [1, 4, 7, 14, 20, 25, 30], "title": {"text": "Calendar window (days)"}}, "yaxis": {"anchor": "x", "domain": [0, 1], "range": [0, 100], "title": {"text": "N% retained coverage"}}, "yaxis2": {"anchor": "x2", "domain": [0, 1], "matches": "y", "range": [0, 100], "showticklabels": false}, "yaxis3": {"anchor": "x3", "domain": [0, 1], "matches": "y", "range": [0, 100], "showticklabels": false}}}
